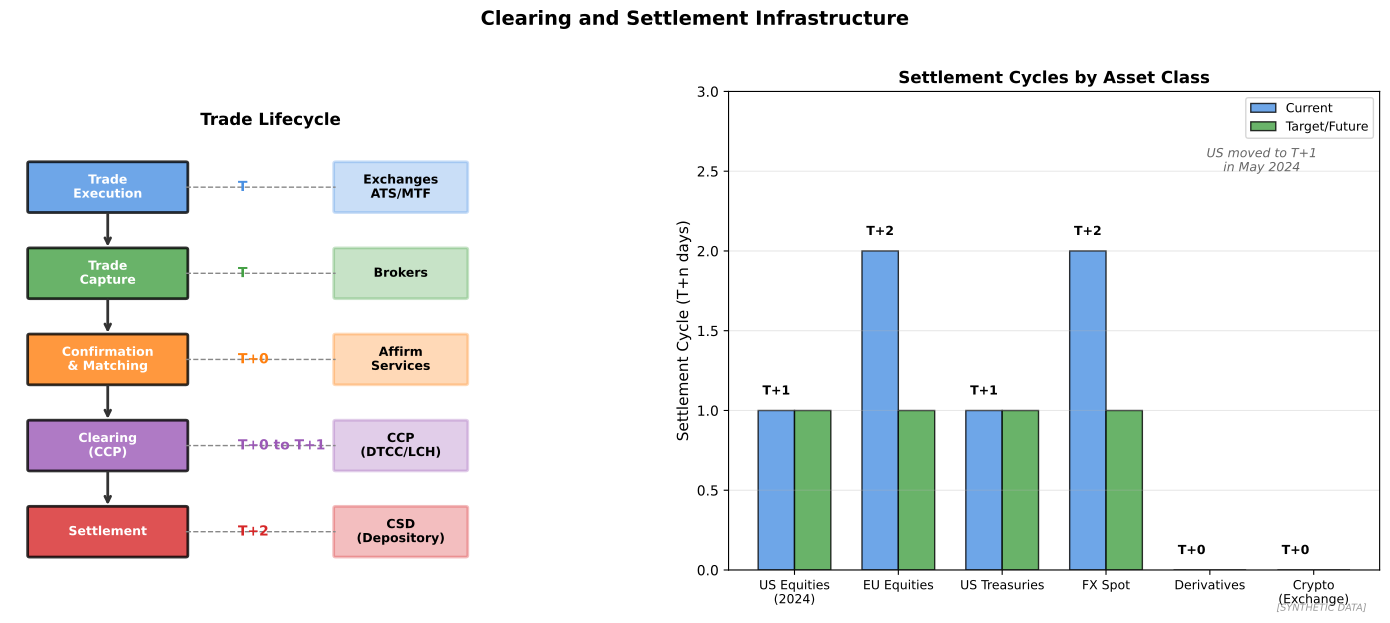

This chart was generated by the following Python code:
"""
Clearing and Settlement Process
Trade lifecycle to settlement

Output: clearing_settlement.pdf
Module: module_04_trad_finance
Lesson: 44 - Capital Markets Tech
"""

from pathlib import Path
import matplotlib.pyplot as plt
import matplotlib.patches as mpatches
import numpy as np

CHART_METADATA = {
    'title': 'Clearing and Settlement',
    'module': 'module_04_trad_finance',
    'lesson': 44,
    'url': 'https://github.com/Digital-AI-Finance/digital-finance/tree/main/module_04_trad_finance/figures/clearing_settlement'
}

plt.rcParams.update({'font.size': 10, 'axes.labelsize': 10})

def create_chart():
    fig, axes = plt.subplots(1, 2, figsize=(14, 6))

    # Trade lifecycle
    ax1 = axes[0]
    ax1.set_xlim(0, 10)
    ax1.set_ylim(0, 10)
    ax1.axis('off')

    stages = [
        ('Trade\nExecution', 1.5, 8, '#4A90E2', 'T'),
        ('Trade\nCapture', 1.5, 6.2, '#44A044', 'T'),
        ('Confirmation\n& Matching', 1.5, 4.4, '#FF7F0E', 'T+0'),
        ('Clearing\n(CCP)', 1.5, 2.6, '#9B59B6', 'T+0 to T+1'),
        ('Settlement', 1.5, 0.8, '#D62728', 'T+2'),
    ]

    for i, (name, x, y, color, time) in enumerate(stages):
        # Main box
        rect = mpatches.FancyBboxPatch((x-1.2, y-0.5), 2.4, 1,
                                        boxstyle="round,pad=0.03",
                                        facecolor=color, alpha=0.8, edgecolor='black', linewidth=2)
        ax1.add_patch(rect)
        ax1.text(x, y, name, ha='center', va='center', fontsize=9,
                fontweight='bold', color='white')

        # Time label
        ax1.text(3.5, y, time, ha='left', va='center', fontsize=10,
                fontweight='bold', color=color)

        # Arrow to next
        if i < len(stages) - 1:
            ax1.annotate('', xy=(1.5, stages[i+1][2]+0.5), xytext=(1.5, y-0.5),
                        arrowprops=dict(arrowstyle='->', color='#333333', lw=2))

    # Right side: key participants
    participants = [
        ('Exchanges\nATS/MTF', 6, 8, '#4A90E2'),
        ('Brokers', 6, 6.2, '#44A044'),
        ('Affirm\nServices', 6, 4.4, '#FF7F0E'),
        ('CCP\n(DTCC/LCH)', 6, 2.6, '#9B59B6'),
        ('CSD\n(Depository)', 6, 0.8, '#D62728'),
    ]

    for name, x, y, color in participants:
        rect = mpatches.FancyBboxPatch((x-1, y-0.5), 2, 1,
                                        boxstyle="round,pad=0.03",
                                        facecolor=color, alpha=0.3, edgecolor=color, linewidth=2)
        ax1.add_patch(rect)
        ax1.text(x, y, name, ha='center', va='center', fontsize=9, fontweight='bold')

    # Connect stages to participants
    for i in range(5):
        ax1.plot([2.7, 5], [stages[i][2], participants[i][2]], '--', color='#888888', lw=1)

    ax1.text(4, 9.3, 'Trade Lifecycle', ha='center', fontsize=12, fontweight='bold')

    # Settlement cycles comparison
    ax2 = axes[1]

    regions = ['US Equities\n(2024)', 'EU Equities', 'US Treasuries', 'FX Spot', 'Derivatives', 'Crypto\n(Exchange)']
    cycles = [1, 2, 1, 2, 0, 0]  # T+ days
    target = [1, 1, 1, 1, 0, 0]  # Future target

    x = np.arange(len(regions))
    width = 0.35

    bars1 = ax2.bar(x - width/2, cycles, width, label='Current',
                    color='#4A90E2', alpha=0.8, edgecolor='black')
    bars2 = ax2.bar(x + width/2, target, width, label='Target/Future',
                    color='#44A044', alpha=0.8, edgecolor='black')

    ax2.set_ylabel('Settlement Cycle (T+n days)', fontsize=11)
    ax2.set_title('Settlement Cycles by Asset Class', fontsize=12, fontweight='bold')
    ax2.set_xticks(x)
    ax2.set_xticklabels(regions, fontsize=9)
    ax2.legend(loc='upper right', fontsize=9)
    ax2.set_ylim(0, 3)
    ax2.yaxis.grid(True, alpha=0.3)

    # Add labels
    for bar in bars1:
        height = bar.get_height()
        ax2.text(bar.get_x() + bar.get_width()/2, height + 0.1,
                f'T+{int(height)}', ha='center', fontsize=9, fontweight='bold')

    ax2.text(4.5, 2.5, 'US moved to T+1\nin May 2024', fontsize=9, style='italic',
            color='#666666', ha='center')

    fig.suptitle('Clearing and Settlement Infrastructure', fontsize=14, fontweight='bold', y=1.02)
    fig.text(0.98, 0.02, '[SYNTHETIC DATA]', fontsize=7, color='#999999', ha='right', style='italic')
    plt.tight_layout()

    output_path = Path(__file__).parent / 'clearing_settlement.pdf'
    plt.savefig(output_path, format='pdf', dpi=300, bbox_inches='tight')
    plt.close()
    print(f"Chart saved to: {output_path}")
    return output_path

if __name__ == '__main__':
    create_chart()
